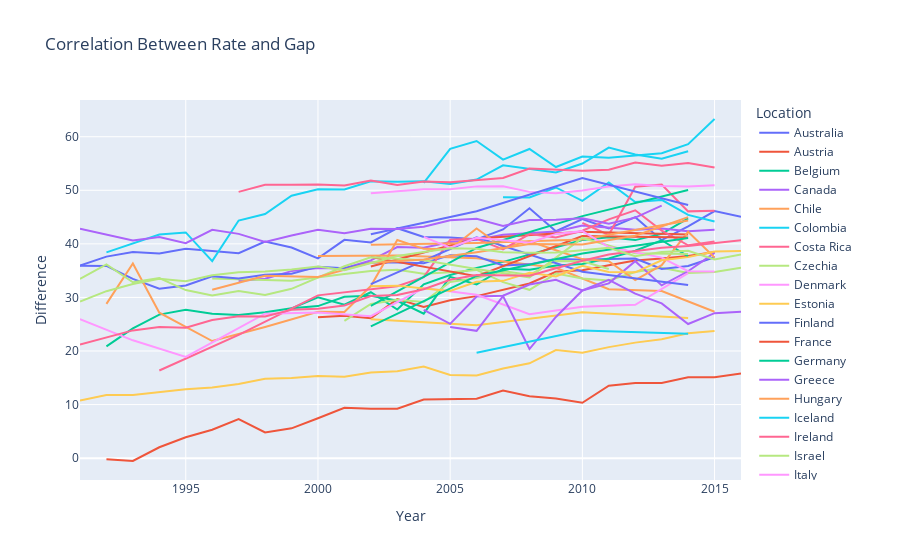

The notebook cell saved with this chart:
### Markdown cell above
That looks much better. Let's create the chart.

### Code cell
#create a line chart using the cleaned data.
fig = px.line(df_clean, 
                 x='Year',  #x axis
                 y= 'Difference',  #y axis
                 title="Correlation Between Rate and Gap", #title
                 color="Location", #color of the lines
                )
#show the Chart.
fig.show()

### Figure 1 — Plotly figure (JSON) as saved in the notebook; plotly's stock layout.template omitted (floating-point values rounded to 4 significant figures)
{"data": [{"hovertemplate": "Location=Australia<br>Year=%{x}<br>Difference=%{y}<extra></extra>", "legendgroup": "Australia", "line": {"color": "#636efa", "dash": "solid"}, "marker": {"symbol": "circle"}, "mode": "lines", "name": "Australia", "orientation": "v", "showlegend": true, "type": "scatter", "x": [1991, 1992, 1993, 1994, 1995, 1997, 1998, 1999, 2000, 2001, 2002, 2003, 2004, 2005, 2006, 2007, 2008, 2009, 2010, 2011, 2012, 2013, 2014, 2015, 2016], "xaxis": "x", "y": [35.96, 37.62, 38.49, 38.19, 39.09, 38.27, 40.43, 39.32, 37.3, 40.75, 40.26, 42.93, 41.29, 41.18, 40.84, 42.69, 46.65, 42.36, 44.63, 42.88, 44.98, 40.7, 43.26, 46.11, 45.04], "yaxis": "y"}, {"hovertemplate": "Location=Austria<br>Year=%{x}<br>Difference=%{y}<extra></extra>", "legendgroup": "Austria", "line": {"color": "#EF553B", "dash": "solid"}, "marker": {"symbol": "circle"}, "mode": "lines", "name": "Austria", "orientation": "v", "showlegend": true, "type": "scatter", "x": [2000, 2001, 2002, 2003, 2004, 2005, 2006, 2007, 2008, 2009, 2010, 2011, 2012, 2013, 2014, 2015], "xaxis": "x", "y": [26.31, 26.56, 26.1, 29.68, 28.24, 29.46, 30.25, 31.39, 32.61, 34.79, 35.08, 36.02, 36.91, 37.28, 37.72, 38.47], "yaxis": "y"}, {"hovertemplate": "Location=Belgium<br>Year=%{x}<br>Difference=%{y}<extra></extra>", "legendgroup": "Belgium", "line": {"color": "#00cc96", "dash": "solid"}, "marker": {"symbol": "circle"}, "mode": "lines", "name": "Belgium", "orientation": "v", "showlegend": true, "type": "scatter", "x": [1999, 2000, 2001, 2002, 2003, 2004, 2005, 2006, 2007, 2008, 2009, 2010, 2011, 2012, 2013, 2014], "xaxis": "x", "y": [27.97, 30.04, 28.66, 30.97, 27.75, 32.45, 34.19, 35.52, 36.63, 38.01, 39.45, 40.71, 41.23, 40.7, 41.87, 44.78], "yaxis": "y"}, {"hovertemplate": "Location=Canada<br>Year=%{x}<br>Difference=%{y}<extra></extra>", "legendgroup": "Canada", "line": {"color": "#ab63fa", "dash": "solid"}, "marker": {"symbol": "circle"}, "mode": "lines", "name": "Canada", "orientation": "v", "showlegend": true, "type": "scatter", "x": [1997, 1998, 1999, 2000, 2001, 2002, 2003, 2004, 2005, 2006, 2007, 2008, 2009, 2010, 2011, 2012, 2013, 2014, 2015], "xaxis": "x", "y": [33.09, 33.49, 34.91, 35.5, 35.46, 36.91, 39.39, 39.29, 40.36, 40.78, 41.7, 42.05, 42.33, 43.41, 42.96, 42.62, 42.87, 42.35, 42.61], "yaxis": "y"}, {"hovertemplate": "Location=Chile<br>Year=%{x}<br>Difference=%{y}<extra></extra>", "legendgroup": "Chile", "line": {"color": "#FFA15A", "dash": "solid"}, "marker": {"symbol": "circle"}, "mode": "lines", "name": "Chile", "orientation": "v", "showlegend": true, "type": "scatter", "x": [2000, 2003, 2006, 2009, 2011, 2013, 2015], "xaxis": "x", "y": [37.72, 37.82, 37.32, 35.55, 31.52, 31.21, 27.33], "yaxis": "y"}, {"hovertemplate": "Location=Colombia<br>Year=%{x}<br>Difference=%{y}<extra></extra>", "legendgroup": "Colombia", "line": {"color": "#19d3f3", "dash": "solid"}, "marker": {"symbol": "circle"}, "mode": "lines", "name": "Colombia", "orientation": "v", "showlegend": true, "type": "scatter", "x": [2007, 2008, 2009, 2010, 2011, 2012, 2013, 2014, 2015], "xaxis": "x", "y": [48.69, 48.68, 50.52, 48.02, 51.45, 47.81, 48.21, 45.41, 44.16], "yaxis": "y"}, {"hovertemplate": "Location=Costa Rica<br>Year=%{x}<br>Difference=%{y}<extra></extra>", "legendgroup": "Costa Rica", "line": {"color": "#FF6692", "dash": "solid"}, "marker": {"symbol": "circle"}, "mode": "lines", "name": "Costa Rica", "orientation": "v", "showlegend": true, "type": "scatter", "x": [2010, 2011, 2012, 2013, 2014, 2015], "xaxis": "x", "y": [43.9, 41.68, 50.65, 51.07, 46.07, 46.19], "yaxis": "y"}, {"hovertemplate": "Location=Czechia<br>Year=%{x}<br>Difference=%{y}<extra></extra>", "legendgroup": "Czechia", "line": {"color": "#B6E880", "dash": "solid"}, "marker": {"symbol": "circle"}, "mode": "lines", "name": "Czechia", "orientation": "v", "showlegend": true, "type": "scatter", "x": [1996, 1997, 1999, 2001, 2002, 2003, 2004, 2005, 2006, 2007, 2008, 2009, 2010, 2011, 2012, 2013, 2014, 2015, 2016], "xaxis": "x", "y": [33.52, 33.42, 33.1, 34.36, 34.92, 35.18, 34.42, 34.72, 35.13, 32.86, 31.43, 34.45, 33.53, 33.17, 34.74, 35.52, 34.56, 34.74, 35.56], "yaxis": "y"}, {"hovertemplate": "Location=Denmark<br>Year=%{x}<br>Difference=%{y}<extra></extra>", "legendgroup": "Denmark", "line": {"color": "#FF97FF", "dash": "solid"}, "marker": {"symbol": "circle"}, "mode": "lines", "name": "Denmark", "orientation": "v", "showlegend": true, "type": "scatter", "x": [2002, 2003, 2004, 2005, 2006, 2007, 2008, 2009, 2010, 2011, 2012, 2013, 2014, 2015], "xaxis": "x", "y": [49.44, 49.82, 50.18, 50.19, 50.73, 50.75, 49.7, 49.44, 49.95, 50.69, 51.15, 50.8, 50.72, 50.94], "yaxis": "y"}, {"hovertemplate": "Location=Estonia<br>Year=%{x}<br>Difference=%{y}<extra></extra>", "legendgroup": "Estonia", "line": {"color": "#FECB52", "dash": "solid"}, "marker": {"symbol": "circle"}, "mode": "lines", "name": "Estonia", "orientation": "v", "showlegend": true, "type": "scatter", "x": [2002, 2006, 2010, 2014], "xaxis": "x", "y": [25.95, 24.81, 27.24, 26.17], "yaxis": "y"}, {"hovertemplate": "Location=Finland<br>Year=%{x}<br>Difference=%{y}<extra></extra>", "legendgroup": "Finland", "line": {"color": "#636efa", "dash": "solid"}, "marker": {"symbol": "circle"}, "mode": "lines", "name": "Finland", "orientation": "v", "showlegend": true, "type": "scatter", "x": [1991, 1992, 1993, 1994, 1995, 1996, 1997, 1998, 1999, 2000, 2001, 2002, 2003, 2004, 2005, 2006, 2007, 2008, 2009, 2010, 2011, 2012, 2013, 2014, 2015], "xaxis": "x", "y": [35.9, 35.89, 33.46, 31.62, 32.23, 33.95, 33.55, 34.25, 34.41, 35.75, 35.46, 36.53, 36.52, 36.37, 37.89, 37.67, 35.97, 36.17, 37.24, 37.04, 37.18, 37.26, 35.31, 35.88, 37.49], "yaxis": "y"}, {"hovertemplate": "Location=France<br>Year=%{x}<br>Difference=%{y}<extra></extra>", "legendgroup": "France", "line": {"color": "#EF553B", "dash": "solid"}, "marker": {"symbol": "circle"}, "mode": "lines", "name": "France", "orientation": "v", "showlegend": true, "type": "scatter", "x": [2002, 2006, 2010, 2014], "xaxis": "x", "y": [35.77, 41.01, 42.27, 41.74], "yaxis": "y"}, {"hovertemplate": "Location=Germany<br>Year=%{x}<br>Difference=%{y}<extra></extra>", "legendgroup": "Germany", "line": {"color": "#00cc96", "dash": "solid"}, "marker": {"symbol": "circle"}, "mode": "lines", "name": "Germany", "orientation": "v", "showlegend": true, "type": "scatter", "x": [1992, 1993, 1994, 1995, 1996, 1997, 1998, 1999, 2000, 2001, 2002, 2003, 2004, 2005, 2006, 2007, 2008, 2009, 2010, 2011, 2012, 2013, 2014], "xaxis": "x", "y": [20.87, 24.22, 26.8, 27.69, 26.95, 26.71, 27.24, 27.99, 28.38, 30.13, 30.3, 29.38, 26.98, 33.85, 32.43, 35.35, 35.16, 35.95, 36.25, 37.29, 38.72, 40.67, 37.66], "yaxis": "y"}, {"hovertemplate": "Location=Greece<br>Year=%{x}<br>Difference=%{y}<extra></extra>", "legendgroup": "Greece", "line": {"color": "#ab63fa", "dash": "solid"}, "marker": {"symbol": "circle"}, "mode": "lines", "name": "Greece", "orientation": "v", "showlegend": true, "type": "scatter", "x": [2004, 2005, 2006, 2007, 2008, 2009, 2010, 2011, 2012, 2013, 2014, 2015], "xaxis": "x", "y": [27.7, 25.07, 30.19, 30.31, 32.41, 33.3, 31.31, 32.63, 36.77, 32.25, 34.88, 38.33], "yaxis": "y"}, {"hovertemplate": "Location=Hungary<br>Year=%{x}<br>Difference=%{y}<extra></extra>", "legendgroup": "Hungary", "line": {"color": "#FFA15A", "dash": "solid"}, "marker": {"symbol": "circle"}, "mode": "lines", "name": "Hungary", "orientation": "v", "showlegend": true, "type": "scatter", "x": [1992, 1993, 1994, 1995, 1996, 1998, 1999, 2000, 2001, 2002, 2003, 2004, 2005, 2006, 2007, 2008, 2009, 2010, 2011, 2012, 2013, 2014, 2015], "xaxis": "x", "y": [28.79, 36.34, 27.15, 24.57, 21.86, 24.49, 25.84, 27.34, 27.29, 32.13, 40.72, 39.07, 38.99, 42.88, 39.32, 40.5, 38.81, 37.16, 36.75, 33.25, 36.01, 42.25, 37.45], "yaxis": "y"}, {"hovertemplate": "Location=Iceland<br>Year=%{x}<br>Difference=%{y}<extra></extra>", "legendgroup": "Iceland", "line": {"color": "#19d3f3", "dash": "solid"}, "marker": {"symbol": "circle"}, "mode": "lines", "name": "Iceland", "orientation": "v", "showlegend": true, "type": "scatter", "x": [2004, 2005, 2006, 2007, 2008, 2009, 2010, 2011, 2013, 2014, 2015], "xaxis": "x", "y": [51.4, 57.75, 59.2, 55.71, 57.71, 54.34, 56.31, 56.06, 56.92, 58.6, 63.31], "yaxis": "y"}, {"hovertemplate": "Location=Ireland<br>Year=%{x}<br>Difference=%{y}<extra></extra>", "legendgroup": "Ireland", "line": {"color": "#FF6692", "dash": "solid"}, "marker": {"symbol": "circle"}, "mode": "lines", "name": "Ireland", "orientation": "v", "showlegend": true, "type": "scatter", "x": [1994, 1997, 2000, 2003, 2004, 2005, 2006, 2007, 2008, 2009, 2010, 2011, 2012, 2013, 2014, 2015], "xaxis": "x", "y": [16.37, 23.0, 30.39, 32.09, 33.79, 40.75, 40.95, 38.97, 41.83, 41.21, 42.45, 44.56, 46.27, 42.47, 39.73, 40.45], "yaxis": "y"}, {"hovertemplate": "Location=Israel<br>Year=%{x}<br>Difference=%{y}<extra></extra>", "legendgroup": "Israel", "line": {"color": "#B6E880", "dash": "solid"}, "marker": {"symbol": "circle"}, "mode": "lines", "name": "Israel", "orientation": "v", "showlegend": true, "type": "scatter", "x": [2001, 2002, 2003, 2004, 2005, 2006, 2007, 2008, 2009, 2010, 2011], "xaxis": "x", "y": [25.62, 28.78, 29.57, 29.16, 32.87, 33.64, 34.95, 34.19, 36.82, 36.76, 35.32], "yaxis": "y"}, {"hovertemplate": "Location=Italy<br>Year=%{x}<br>Difference=%{y}<extra></extra>", "legendgroup": "Italy", "line": {"color": "#FF97FF", "dash": "solid"}, "marker": {"symbol": "circle"}, "mode": "lines", "name": "Italy", "orientation": "v", "showlegend": true, "type": "scatter", "x": [1991, 1993, 1995, 1998, 2000, 2002, 2004, 2006, 2008, 2010, 2012, 2014], "xaxis": "x", "y": [25.96, 22.0, 18.91, 26.97, 27.19, 26.49, 31.74, 30.51, 26.89, 28.28, 28.62, 34.54], "yaxis": "y"}, {"hovertemplate": "Location=Japan<br>Year=%{x}<br>Difference=%{y}<extra></extra>", "legendgroup": "Japan", "line": {"color": "#FECB52", "dash": "solid"}, "marker": {"symbol": "circle"}, "mode": "lines", "name": "Japan", "orientation": "v", "showlegend": true, "type": "scatter", "x": [1991, 1992, 1993, 1994, 1995, 1996, 1997, 1998, 1999, 2000, 2001, 2002, 2003, 2004, 2005, 2006, 2007, 2008, 2009, 2010, 2011, 2012, 2013, 2014, 2015], "xaxis": "x", "y": [10.76, 11.8, 11.8, 12.35, 12.85, 13.21, 13.85, 14.81, 14.97, 15.33, 15.2, 16, 16.21, 17.11, 15.53, 15.44, 16.73, 17.7, 20.17, 19.68, 20.73, 21.56, 22.18, 23.31, 23.75], "yaxis": "y"}, {"hovertemplate": "Location=Latvia<br>Year=%{x}<br>Difference=%{y}<extra></extra>", "legendgroup": "Latvia", "line": {"color": "#636efa", "dash": "solid"}, "marker": {"symbol": "circle"}, "mode": "lines", "name": "Latvia", "orientation": "v", "showlegend": true, "type": "scatter", "x": [2002, 2006, 2010, 2014], "xaxis": "x", "y": [32.48, 41.24, 34.81, 32.31], "yaxis": "y"}, {"hovertemplate": "Location=Lithuania<br>Year=%{x}<br>Difference=%{y}<extra></extra>", "legendgroup": "Lithuania", "line": {"color": "#EF553B", "dash": "solid"}, "marker": {"symbol": "circle"}, "mode": "lines", "name": "Lithuania", "orientation": "v", "showlegend": true, "type": "scatter", "x": [2002, 2006, 2010, 2014], "xaxis": "x", "y": [37.52, 33.98, 41.46, 41.17], "yaxis": "y"}, {"hovertemplate": "Location=Luxembourg<br>Year=%{x}<br>Difference=%{y}<extra></extra>", "legendgroup": "Luxembourg", "line": {"color": "#00cc96", "dash": "solid"}, "marker": {"symbol": "circle"}, "mode": "lines", "name": "Luxembourg", "orientation": "v", "showlegend": true, "type": "scatter", "x": [2002, 2006, 2010, 2014], "xaxis": "x", "y": [28.44, 39.24, 45.17, 50.05], "yaxis": "y"}, {"hovertemplate": "Location=Mexico<br>Year=%{x}<br>Difference=%{y}<extra></extra>", "legendgroup": "Mexico", "line": {"color": "#ab63fa", "dash": "solid"}, "marker": {"symbol": "circle"}, "mode": "lines", "name": "Mexico", "orientation": "v", "showlegend": true, "type": "scatter", "x": [2005, 2006, 2007, 2008, 2009, 2010, 2011, 2012, 2013, 2014, 2015, 2016], "xaxis": "x", "y": [24.49, 23.77, 30.24, 20.37, 26.35, 31.3, 33.28, 30.72, 28.9, 25.04, 27.07, 27.31], "yaxis": "y"}, {"hovertemplate": "Location=Netherlands<br>Year=%{x}<br>Difference=%{y}<extra></extra>", "legendgroup": "Netherlands", "line": {"color": "#FFA15A", "dash": "solid"}, "marker": {"symbol": "circle"}, "mode": "lines", "name": "Netherlands", "orientation": "v", "showlegend": true, "type": "scatter", "x": [2002, 2006, 2010, 2014], "xaxis": "x", "y": [39.82, 40.16, 40.82, 44.36], "yaxis": "y"}, {"hovertemplate": "Location=New Zealand<br>Year=%{x}<br>Difference=%{y}<extra></extra>", "legendgroup": "New Zealand", "line": {"color": "#19d3f3", "dash": "solid"}, "marker": {"symbol": "circle"}, "mode": "lines", "name": "New Zealand", "orientation": "v", "showlegend": true, "type": "scatter", "x": [1992, 1994, 1995, 1996, 1997, 1998, 1999, 2000, 2001, 2002, 2003, 2004, 2005, 2006, 2007, 2008, 2009, 2010, 2011, 2012, 2013, 2014], "xaxis": "x", "y": [38.41, 41.76, 42.14, 36.77, 44.36, 45.57, 48.99, 50.2, 50.17, 51.68, 51.6, 51.69, 51.18, 52.0, 54.66, 53.95, 53.32, 54.99, 57.98, 56.69, 55.88, 57.3], "yaxis": "y"}, {"hovertemplate": "Location=Norway<br>Year=%{x}<br>Difference=%{y}<extra></extra>", "legendgroup": "Norway", "line": {"color": "#FF6692", "dash": "solid"}, "marker": {"symbol": "circle"}, "mode": "lines", "name": "Norway", "orientation": "v", "showlegend": true, "type": "scatter", "x": [1997, 1998, 1999, 2000, 2001, 2002, 2003, 2004, 2005, 2006, 2007, 2008, 2009, 2010, 2011, 2012, 2013, 2014, 2015], "xaxis": "x", "y": [49.7, 51.03, 51.04, 51.06, 50.9, 51.83, 50.98, 51.62, 51.49, 51.84, 52.3, 54.05, 53.87, 53.63, 53.83, 55.18, 54.58, 55.09, 54.26], "yaxis": "y"}, {"hovertemplate": "Location=Poland<br>Year=%{x}<br>Difference=%{y}<extra></extra>", "legendgroup": "Poland", "line": {"color": "#B6E880", "dash": "solid"}, "marker": {"symbol": "circle"}, "mode": "lines", "name": "Poland", "orientation": "v", "showlegend": true, "type": "scatter", "x": [1991, 1992, 1993, 1994, 1995, 1996, 1997, 1998, 1999, 2001, 2002, 2004, 2006, 2008, 2010, 2012, 2014], "xaxis": "x", "y": [33.46, 36.16, 32.84, 33.62, 31.37, 30.37, 31.21, 30.45, 31.6, 35.82, 37.51, 36.92, 35.29, 33.75, 41.1, 38.23, 38.12], "yaxis": "y"}, {"hovertemplate": "Location=Portugal<br>Year=%{x}<br>Difference=%{y}<extra></extra>", "legendgroup": "Portugal", "line": {"color": "#FF97FF", "dash": "solid"}, "marker": {"symbol": "circle"}, "mode": "lines", "name": "Portugal", "orientation": "v", "showlegend": true, "type": "scatter", "x": [2004, 2005, 2006, 2007, 2008, 2009, 2010, 2011, 2012, 2013, 2014, 2015], "xaxis": "x", "y": [41.29, 39.3, 41.14, 40.66, 40.23, 41.86, 42.37, 39.42, 38.38, 37.44, 34.91, 34.84], "yaxis": "y"}, {"hovertemplate": "Location=Slovakia<br>Year=%{x}<br>Difference=%{y}<extra></extra>", "legendgroup": "Slovakia", "line": {"color": "#FECB52", "dash": "solid"}, "marker": {"symbol": "circle"}, "mode": "lines", "name": "Slovakia", "orientation": "v", "showlegend": true, "type": "scatter", "x": [2002, 2003, 2004, 2005, 2006, 2007, 2008, 2009, 2010, 2011, 2012, 2013, 2014, 2015, 2016], "xaxis": "x", "y": [32.08, 32.2, 31.65, 31.2, 32.91, 33.09, 34.61, 33.91, 35.92, 34.76, 34.69, 36.94, 37.53, 38.57, 38.67], "yaxis": "y"}, {"hovertemplate": "Location=Slovenia<br>Year=%{x}<br>Difference=%{y}<extra></extra>", "legendgroup": "Slovenia", "line": {"color": "#636efa", "dash": "solid"}, "marker": {"symbol": "circle"}, "mode": "lines", "name": "Slovenia", "orientation": "v", "showlegend": true, "type": "scatter", "x": [2002, 2006, 2010, 2014], "xaxis": "x", "y": [41.78, 46.08, 52.29, 47.25], "yaxis": "y"}, {"hovertemplate": "Location=South Korea<br>Year=%{x}<br>Difference=%{y}<extra></extra>", "legendgroup": "South Korea", "line": {"color": "#EF553B", "dash": "solid"}, "marker": {"symbol": "circle"}, "mode": "lines", "name": "South Korea", "orientation": "v", "showlegend": true, "type": "scatter", "x": [1992, 1993, 1994, 1995, 1996, 1997, 1998, 1999, 2000, 2001, 2002, 2003, 2004, 2005, 2006, 2007, 2008, 2009, 2010, 2011, 2012, 2013, 2014, 2015, 2016], "xaxis": "x", "y": [-0.192, -0.53, 2.036, 3.911, 5.312, 7.311, 4.805, 5.567, 7.451, 9.387, 9.22, 9.219, 10.96, 11.05, 11.1, 12.62, 11.54, 11.12, 10.34, 13.53, 14.03, 14.05, 15.12, 15.1, 15.82], "yaxis": "y"}, {"hovertemplate": "Location=Spain<br>Year=%{x}<br>Difference=%{y}<extra></extra>", "legendgroup": "Spain", "line": {"color": "#00cc96", "dash": "solid"}, "marker": {"symbol": "circle"}, "mode": "lines", "name": "Spain", "orientation": "v", "showlegend": true, "type": "scatter", "x": [2002, 2006, 2010, 2014], "xaxis": "x", "y": [24.59, 34.02, 38.21, 41.11], "yaxis": "y"}, {"hovertemplate": "Location=Sweden<br>Year=%{x}<br>Difference=%{y}<extra></extra>", "legendgroup": "Sweden", "line": {"color": "#ab63fa", "dash": "solid"}, "marker": {"symbol": "circle"}, "mode": "lines", "name": "Sweden", "orientation": "v", "showlegend": true, "type": "scatter", "x": [1991, 1992, 1993, 1994, 1995, 1996, 1997, 1998, 1999, 2000, 2001, 2002, 2003, 2004, 2005, 2006, 2007, 2008, 2009, 2010, 2011, 2012, 2013], "xaxis": "x", "y": [42.81, 41.76, 40.63, 41.28, 40.12, 42.62, 41.86, 40.35, 41.57, 42.61, 41.98, 42.81, 42.79, 43.18, 44.39, 44.67, 43.34, 44.46, 44.49, 44.77, 43.77, 44.89, 47.13], "yaxis": "y"}, {"hovertemplate": "Location=Switzerland<br>Year=%{x}<br>Difference=%{y}<extra></extra>", "legendgroup": "Switzerland", "line": {"color": "#FFA15A", "dash": "solid"}, "marker": {"symbol": "circle"}, "mode": "lines", "name": "Switzerland", "orientation": "v", "showlegend": true, "type": "scatter", "x": [1996, 1998, 2000, 2002, 2004, 2006, 2008, 2010, 2012, 2014], "xaxis": "x", "y": [31.45, 34.05, 33.83, 36.5, 37.1, 38.45, 39.99, 39.88, 41.53, 45], "yaxis": "y"}, {"hovertemplate": "Location=Turkey<br>Year=%{x}<br>Difference=%{y}<extra></extra>", "legendgroup": "Turkey", "line": {"color": "#19d3f3", "dash": "solid"}, "marker": {"symbol": "circle"}, "mode": "lines", "name": "Turkey", "orientation": "v", "showlegend": true, "type": "scatter", "x": [2006, 2010, 2014], "xaxis": "x", "y": [19.68, 23.84, 23.23], "yaxis": "y"}, {"hovertemplate": "Location=United Kingdom<br>Year=%{x}<br>Difference=%{y}<extra></extra>", "legendgroup": "United Kingdom", "line": {"color": "#FF6692", "dash": "solid"}, "marker": {"symbol": "circle"}, "mode": "lines", "name": "United Kingdom", "orientation": "v", "showlegend": true, "type": "scatter", "x": [1991, 1992, 1993, 1994, 1995, 1996, 1997, 1998, 1999, 2000, 2001, 2002, 2003, 2004, 2005, 2006, 2007, 2008, 2009, 2010, 2011, 2012, 2013, 2014, 2015, 2016], "xaxis": "x", "y": [21.22, 22.57, 23.85, 24.49, 24.35, 25.8, 26.5, 26.43, 27.69, 27.9, 28.49, 30.25, 30.46, 31.53, 33.3, 34.2, 34.08, 34.07, 35.45, 36.86, 38.0, 38.61, 39.26, 39.62, 40.1, 40.69], "yaxis": "y"}, {"hovertemplate": "Location=United States<br>Year=%{x}<br>Difference=%{y}<extra></extra>", "legendgroup": "United States", "line": {"color": "#B6E880", "dash": "solid"}, "marker": {"symbol": "circle"}, "mode": "lines", "name": "United States", "orientation": "v", "showlegend": true, "type": "scatter", "x": [1991, 1992, 1993, 1994, 1995, 1996, 1997, 1998, 1999, 2000, 2001, 2002, 2003, 2004, 2005, 2006, 2007, 2008, 2009, 2010, 2011, 2012, 2013, 2014, 2015, 2016], "xaxis": "x", "y": [29.23, 31.17, 32.51, 33.47, 33.01, 34.12, 34.72, 34.83, 35.22, 35.76, 35.08, 36.39, 37.75, 38.48, 39.2, 39.1, 38.42, 38.33, 38.37, 38.8, 39.25, 37.7, 38.46, 38.72, 37.1, 38.03], "yaxis": "y"}], "layout": {"legend": {"title": {"text": "Location"}, "tracegroupgap": 0}, "title": {"text": "Correlation Between Rate and Gap"}, "xaxis": {"anchor": "y", "domain": [0, 1], "title": {"text": "Year"}}, "yaxis": {"anchor": "x", "domain": [0, 1], "title": {"text": "Difference"}}}}
